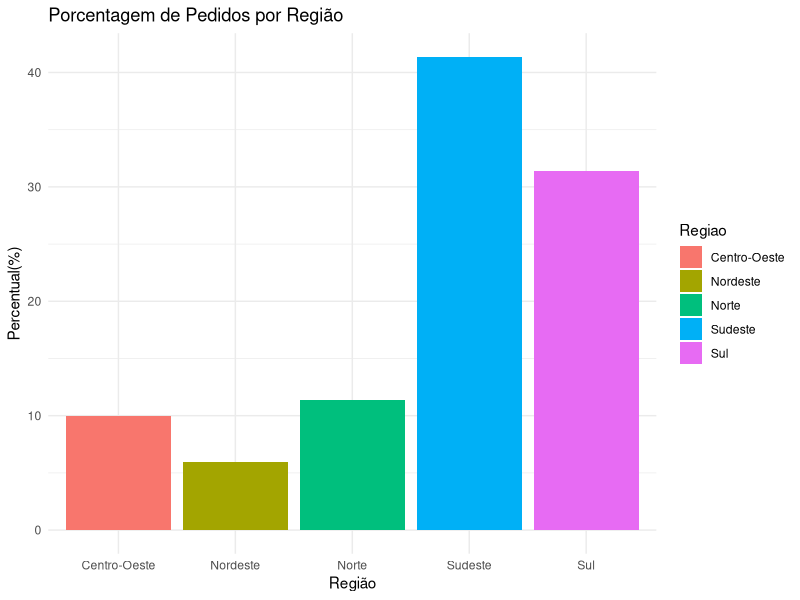

The R source for this figure:
## ---- chunk 1
1 + 1
## ---- chunk 2
#| echo: false
2 * 2
## ---- chunk 3
install.packages("tidyverse")
## ---- chunk 4
library(tidyverse)
## ---- chunk 5
pedidos <- read_csv("Pedidos_Hermex_Log.csv", show_col_types = FALSE)
## ---- chunk 6
head(pedidos)
## ---- chunk 7
pedidos %>%
  select(PedidoID, Status)
## ---- chunk 8
pedidos %>%
  select(starts_with("Data"))
## ---- chunk 9
pedidos %>%
  filter(DataPedido >= as.Date("2024-07-01") & DataPedido <= as.Date("2024-08-01"))
## ---- chunk 10
pedidos %>%
  filter(DataPedido >= as.Date("2024-07-01") & DataPedido <= as.Date("2024-08-01"), Status == "Em trânsito" | Status == "Pendente")
## ---- chunk 11
pedidos %>% 
  mutate(beneficios = ifelse(ValorTotal >=2000, "Liberado", "Não Liberado"))
## ---- chunk 12
pedidos %>% 
  mutate(TransportadorID = ifelse(is.na(TransportadorID), "particular", TransportadorID))
## ---- chunk 13
pedidos %>% 
  mutate(DataPedido = as.Date(DataPedido),
         DataEntrega = as.Date(DataEntrega),
         TempoEntrega = as.numeric(difftime(DataEntrega, DataPedido, units = "days")))
## ---- chunk 14
pedidos %>% 
  mutate(DataPedido = as.Date(DataPedido),
         DataEntrega = as.Date(DataEntrega),
         TempoEntrega = as.numeric(difftime(DataEntrega, DataPedido, units = "days")))%>%
  summarize(MediaTempoEntrega = mean(TempoEntrega, na.rm = TRUE))
## ---- chunk 15
percentual_pedidor_por_regiao <- pedidos %>%
  group_by(Regiao)%>%
  summarize(QuantidadePedidos = n()) %>%
  mutate(percentual = (QuantidadePedidos / sum(QuantidadePedidos))*100 )

(percentual_pedidor_por_regiao)
## ---- chunk 16
pedidos <- pedidos %>%
  pivot_longer(cols = c(DataPedido, DataEntrega),
               names_to = "TipoData",
               values_to = "Data")

head(pedidos)
## ---- chunk 17
pedidos <- pedidos %>%
  separate(Data, into = c("Data", "Horario"), sep = " ")

## ---- chunk 18
pedidos <- pedidos %>%
  mutate(CEP = str_extract(EnderecoPedido, "\\d{5}-\\d{3}"))
head(pedidos)
## ---- chunk 19
str(pedidos)
## ---- chunk 20
pedidos$Data <- ymd(pedidos$Data)
## ---- chunk 21
percentual_pedidor_por_regiao
## ---- chunk 22
grafico <- ggplot(percentual_pedidor_por_regiao, aes(x= Regiao, y = percentual, fill = Regiao))+
  geom_bar(stat = "identity")+
  labs(title = "Porcentagem de Pedidos por Região",
       x = "Região",
       y = "Percentual(%)")+
  theme_minimal()
## ---- chunk 23
print(grafico)
## ---- chunk 24
write.csv(pedidos, "Pedidos_Hermex_Log_atualizado.csv")
